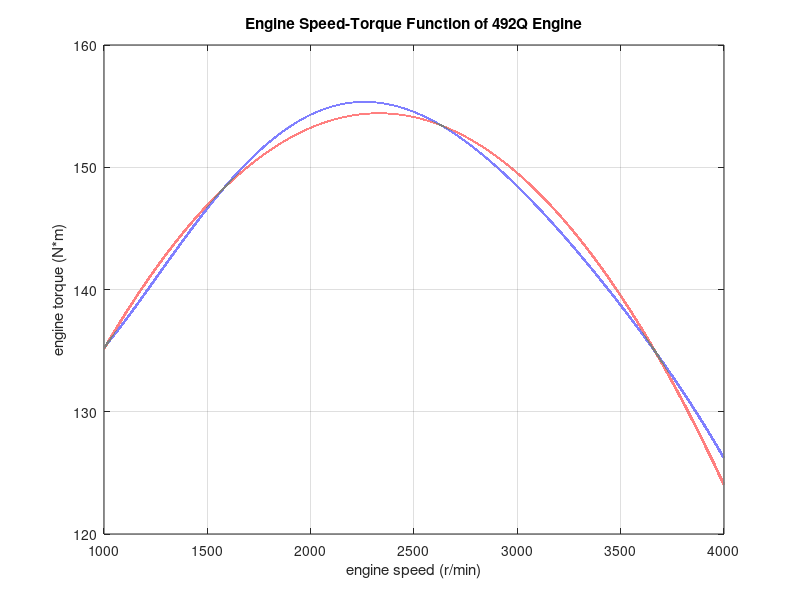
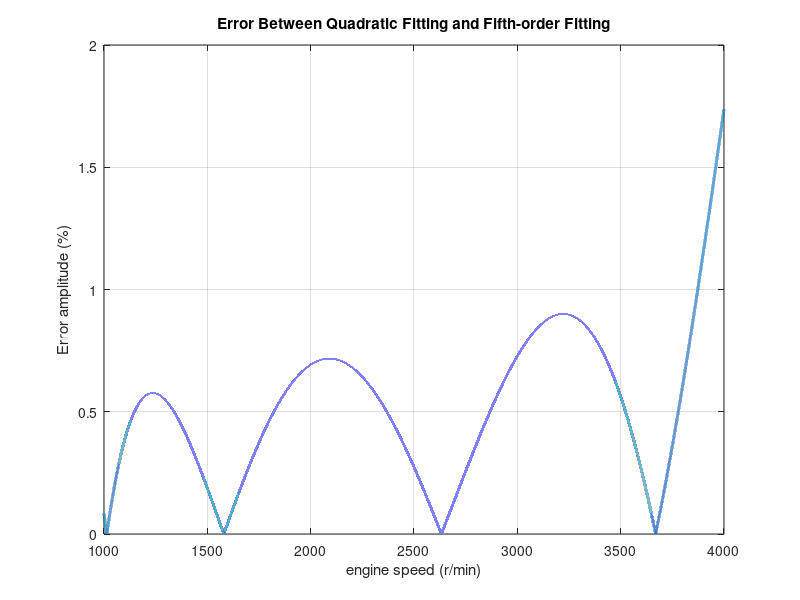

MATLAB code to generate these figures, in order:
n = [1000:0.01:4000];
Tn = 160.39-0.110913*n + 1.36485*(1e-4)*n.*n -6.191286*(1e-8)*n.^3 + 1.20898*(1e-11)*n.^4 - 8.85607*(1e-16)*n.^5;
T2 = -1.09e-05*n.^2 + 0.05079*n +95.25;

figure;
plot(n, Tn,'linewidth',2);
hold on;
plot(n, T2,'linewidth',2);
grid on;
xlabel('engine speed (r/min)');
ylabel('engine torque (N*m)');
title('Engine Speed-Torque Function of 492Q Engine');

figure;
plot(n ,abs(T2-Tn)./Tn * 100,'linewidth',2);
grid on;
xlabel('engine speed (r/min)');
ylabel('Error amplitude (%)');
title('Error Between Quadratic Fitting and Fifth-order Fitting');
